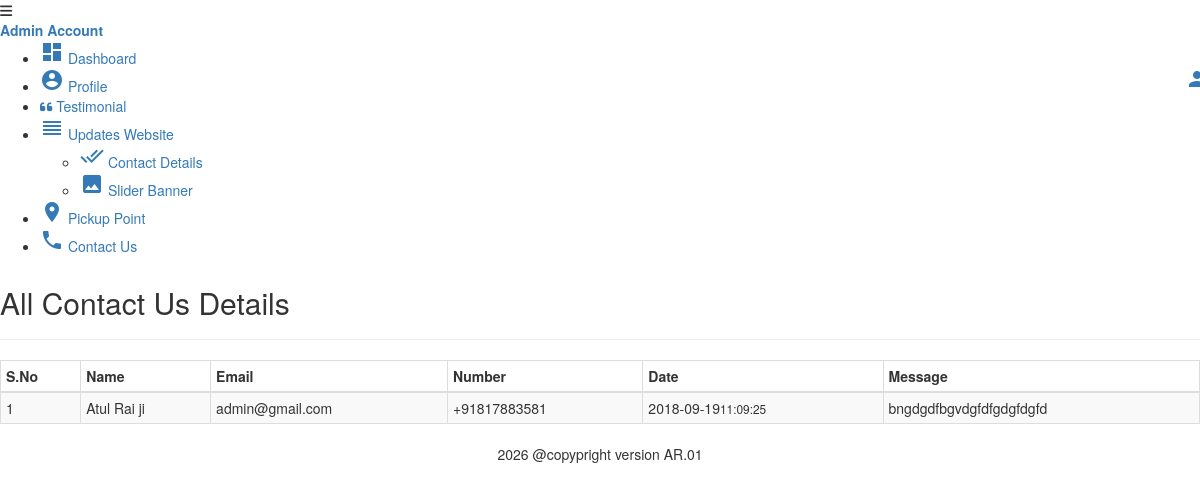
Screenshot of /adminPanel/contact/contact-us.php (signed in) with the database file from the repository.
### tables this page shows
CREATE TABLE `contactus` (
  `contact_id` int(11) NOT NULL,
  `clientName` varchar(50) NOT NULL,
  `clientEmail` varchar(100) NOT NULL,
  `clientNumber` varchar(15) NOT NULL,
  `clientMessageSub` varchar(150) NOT NULL,
  `clientMessage` text NOT NULL,
  `added_date` date NOT NULL,
  `added_time` time NOT NULL
);

### adminPanel/models/adminModel/contactModel.php (the view, shortened to what this page needs)
<?php
function allContent($conn)
{
	$data="";
	$sql="SELECT * FROM `contactus`";
		$result=$conn->query($sql);
		if ($result->num_rows > 0)
		{
			$count=1;
    	  while($row = $result->fetch_assoc())
    	  {
    	  	 $data.="<tr><td>".$count."</td><td>".$row['clientName']." </td><td>".$row['clientEmail']." </td><td>".$row['clientNumber']." </td><td>".$row['added_date']."<small>".$row['added_time']."</small></td><td>".$row['clientMessage']."</td></tr>";
    	  	 $count++;
    	  }
    	}
    	else
    	{
    		$data.="<tr><td colspan='4'> No Contact Exist.</td></tr>";
    	}
    	return $data;
}
?>

### rows the page displays
contactus: clientName "Atul Rai ji", clientEmail "admin@gmail.com", clientNumber "+91817883581", added_date "2018-09-19", added_time "11:09:25", clientMessage "bngdgdfbgvdgfdfgdgfdgfd"

### other values shown
$sessData['loggedAs'] "Admin"
